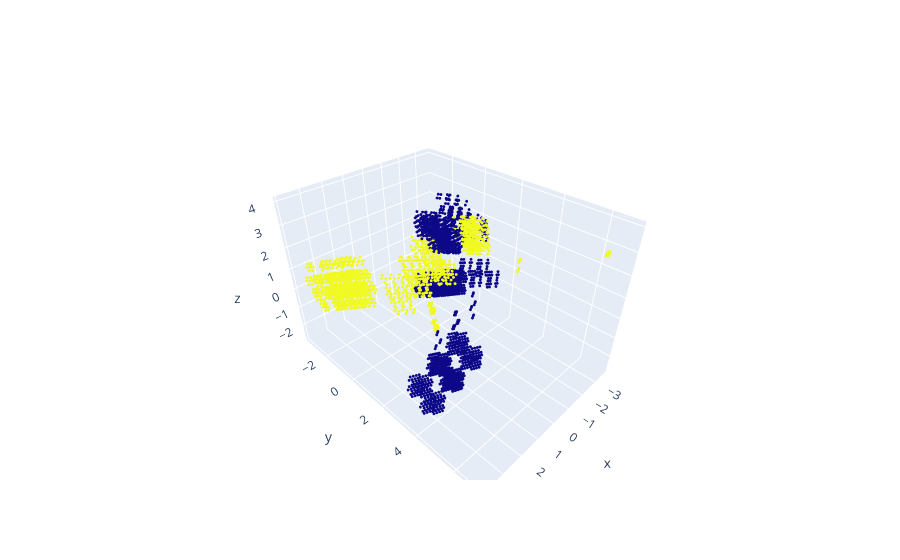

The notebook cell this image was saved under:
### Code cell
import plotly.graph_objects as go
fig = go.Figure(data=[go.Scatter3d(x=x_pca[0], y=x_pca[1], z=x_pca[2],mode='markers',marker=dict(size=1,color=y))])
fig.show()

### Figure 1 — Plotly figure (JSON) as saved in the notebook; plotly's stock layout.template omitted (floating-point values rounded to 4 significant figures; data arrays with more than 128 entries replaced by an {"elided": "..."} marker saying what was removed)
{"data": [{"marker": {"color": {"elided": "5644 int values"}, "size": 1}, "mode": "markers", "type": "scatter3d", "x": {"elided": "5644 float values"}, "y": {"elided": "5644 float values"}, "z": {"elided": "5644 float values"}}], "layout": {}}
